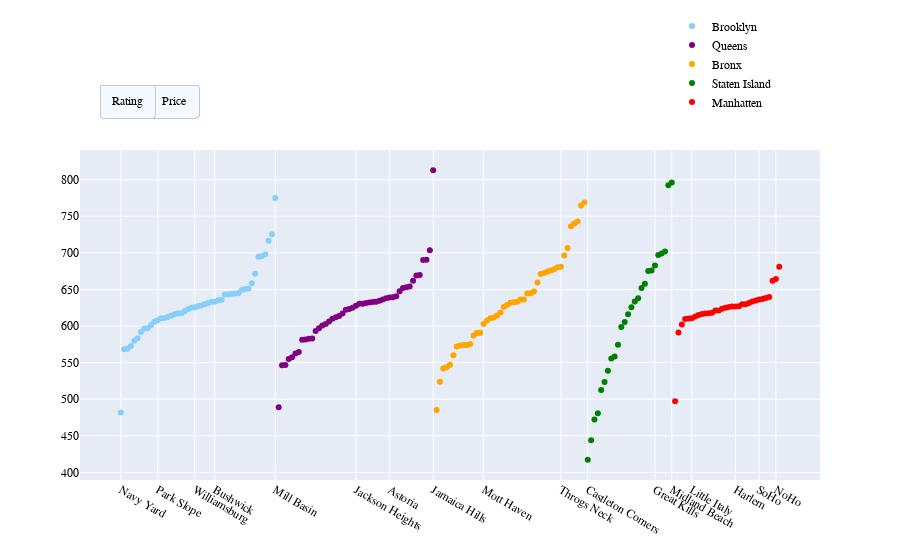

The cell this chart's notebook holds for it:
### Code cell
fig = go.Figure()
fig.add_trace(
    go.Scatter(x = list(sorted_dict_Brook.keys()),
               y = list(sorted_dict_Brook.values()),
               name="Brooklyn",
               mode='markers',
               marker=dict(
            color='LightSkyBlue'
            )
        ))
fig.add_trace(
    go.Scatter(x = list(sorted_dict_Queens.keys()),
               y = list(sorted_dict_Queens.values()),
               name="Queens",
               mode='markers',
               marker=dict(
            color='Purple',
            )
        ))
fig.add_trace(
    go.Scatter(x = list(sorted_dict_Bronx.keys()),
               y = list(sorted_dict_Bronx.values()),
               name="Bronx",
               mode='markers',
               marker=dict(
            color='orange',
            )
        ))
fig.add_trace(
    go.Scatter(x = list(sorted_dict_Stat.keys()),
               y = list(sorted_dict_Stat.values()),
               name="Staten Island",
               mode='markers',
               marker=dict(
            color='Green',
            )
        ))
fig.add_trace(
    go.Scatter(x = list(sorted_dict_Man.keys()),
               y = list(sorted_dict_Man.values()),
               name="Manhatten",
               mode='markers',
               marker=dict(
            color='Red',
            )
        ))
fig.add_trace(
    go.Scatter(x = list(sorted_rating_Brook.keys()),
               y = list(sorted_rating_Brook.values()),
               name="Brooklyn",
               mode='markers',
               marker=dict(
            color='LightSkyBlue',
            ),
                         visible=False
        ))
fig.add_trace(
    go.Scatter(x = list(sorted_rating_Queens.keys()),
               y = list(sorted_rating_Queens.values()),
               name="Queens",
               mode='markers',
               marker=dict(
            color='Purple',
            ),
                         visible=False
        ))
fig.add_trace(
    go.Scatter(x = list(sorted_rating_Bronx.keys()),
               y = list(sorted_rating_Bronx.values()),
               name="Bronx",
               mode='markers',
               marker=dict(
            color='orange',
            ),
            visible=False
        ))
fig.add_trace(
    go.Scatter(x = list(sorted_rating_Stat.keys()),
               y = list(sorted_rating_Stat.values()),
               name="Staten Island",
               mode='markers',
               marker=dict(
            color='Green',
            ),
            visible=False
        ))
fig.add_trace(
    go.Scatter(x = list(sorted_rating_Man.keys()),
               y = list(sorted_rating_Man.values()),
               name="Manhatten",
               mode='markers',
               marker=dict(
            color='Red',
            ),
            visible=False
        ))
fig.update_layout(
    title={
        'y':0.9,
        'x':0.5,
        'xanchor': 'center',
        'yanchor': 'top'},
   font_family='Comic Sans MS',
   font_color="black",
   title_font_family="Comic Sans MS",
   title_font_color="red",
   legend_title_font_color="green",
   updatemenus=[
        dict(
            type="buttons",
            direction="left",
            x=0.16,
            y = 1.2,
            buttons=list([
                dict(
                  label = "Price", method = "update",
                  args = [{"visible": [True, True, True, True, True, False, False, False, False, False]},{"title": 'Average Price of an Airbnb per Neighbourhood Group'} ]
                )
            ]),
        ), 
        dict(
            type="buttons",
            direction="left",
            x=0.1,
            y = 1.2,
            buttons=list([
               dict(
                  label = "Rating", method = "update",
                  args = [{"visible": [False, False, False, False, False, True, True, True, True, True]},{"title": 'Average Rating of an Airbnb per Neighbourhood Group'} ]
               )
            ]),
        )
    ])
fig.update_layout(
    xaxis = dict(
        #tickmode = 'array',
        tickvals = [0, 11, 22, 28, 46, 70, 80, 93, 108, 131, 139, 159, 164, 170, 183, 190, 195],
    ),
    legend=dict(
    x=0.8,
    y=1.42,
    ))
    
fig.show(config = {'displayModeBar': False})
fig.write_html("All Neighbourhoods.html")

### Figure 1 — Plotly figure (JSON) as saved in the notebook; plotly's stock layout.template omitted (floating-point values rounded to 4 significant figures)
{"data": [{"marker": {"color": "LightSkyBlue"}, "mode": "markers", "name": "Brooklyn", "type": "scatter", "x": ["Navy Yard", "DUMBO", "Fort Hamilton", "Sea Gate", "Windsor Terrace", "Bergen Beach", "Bensonhurst", "Downtown Brooklyn", "Midwood", "Brooklyn Heights", "East New York", "Park Slope", "Kensington", "Borough Park", "Greenpoint", "Fort Greene", "Bay Ridge", "Dyker Heights", "Crown Heights", "Cypress Hills", "Bedford-Stuyvesant", "Sheepshead Bay", "Williamsburg", "Boerum Hill", "Canarsie", "Sunset Park", "Red Hook", "Clinton Hill", "Bushwick", "Vinegar Hill", "Cobble Hill", "Gowanus", "Flatlands", "Carroll Gardens", "East Flatbush", "Prospect-Lefferts Gardens", "South Slope", "Prospect Heights", "Flatbush", "Brighton Beach", "Brownsville", "Manhattan Beach", "Coney Island", "Gravesend", "Columbia St", "Bath Beach", "Mill Basin"], "y": [481.9, 568.2, 569.0, 572.7, 579.8, 583.3, 591.9, 596.5, 596.8, 601.4, 605.9, 607.8, 610.8, 610.9, 612.4, 614.0, 616.2, 617.4, 617.5, 620.3, 623.0, 624.9, 625.5, 627.0, 628.1, 629.7, 631.4, 633.3, 633.3, 635.2, 635.8, 643.2, 643.2, 643.6, 644.5, 644.7, 649.3, 650.7, 651.0, 658.4, 671.5, 694.8, 695.3, 698.1, 716.7, 725.3, 775.1]}, {"marker": {"color": "Purple"}, "mode": "markers", "name": "Queens", "type": "scatter", "x": ["Douglaston", "Howard Beach", "Holliswood", "Hollis", "Richmond Hill", "Bayside", "Fresh Meadows", "Laurelton", "Middle Village", "Bayswater", "Whitestone", "Forest Hills", "Maspeth", "Belle Harbor", "South Ozone Park", "Rosedale", "Corona", "St. Albans", "Sunnyside", "Springfield Gardens", "Bellerose", "Ditmars Steinway", "Jamaica", "Jackson Heights", "Edgemere", "Woodhaven", "Far Rockaway", "Elmhurst", "Jamaica Estates", "Flushing", "Woodside", "Rego Park", "Kew Gardens", "Astoria", "Ridgewood", "Rockaway Beach", "Long Island City", "Arverne", "Glendale", "Ozone Park", "Queens Village", "College Point", "East Elmhurst", "Kew Gardens Hills", "Cambria Heights", "Briarwood", "Jamaica Hills"], "y": [489.0, 546.4, 546.9, 554.9, 557.3, 562.5, 564.4, 581.1, 581.7, 582.6, 583, 593.3, 597.0, 600.7, 602.7, 606.1, 610.0, 612.1, 613.8, 617.2, 622.2, 623.4, 624.9, 627.6, 630.5, 630.5, 631.5, 632.3, 632.9, 633.2, 634.6, 636.3, 638.0, 639.0, 639.4, 640.8, 647.4, 652.1, 652.9, 654.2, 661.9, 669.1, 669.7, 690.4, 690.7, 703.6, 812.9]}, {"marker": {"color": "orange"}, "mode": "markers", "name": "Bronx", "type": "scatter", "x": ["Castle Hill", "Baychester", "Unionport", "Tremont", "Concourse Village", "Westchester Square", "Morrisania", "Kingsbridge", "Melrose", "Bronxdale", "Port Morris", "Woodlawn", "Clason Point", "Van Nest", "Mott Haven", "Edenwald", "Hunts Point", "Pelham Gardens", "Soundview", "University Heights", "Mount Hope", "Williamsbridge", "Wakefield", "Norwood", "Parkchester", "Allerton", "Claremont Village", "Mount Eden", "Fordham", "City Island", "Schuylerville", "Longwood", "Belmont", "Concourse", "Highbridge", "Olinville", "Eastchester", "Throgs Neck", "Fieldston", "Morris Park", "North Riverdale", "Pelham Bay", "Morris Heights", "East Morrisania", "Riverdale"], "y": [485.2, 524, 541.9, 543.5, 547.0, 560.2, 571.9, 573.4, 574, 574.2, 575.3, 587.1, 590.6, 590.8, 602.6, 607.5, 610.5, 611.5, 614.4, 618.4, 626.2, 628.7, 631.9, 632.6, 633.3, 636.3, 636.4, 644.6, 644.9, 647.3, 659.4, 671.0, 672.5, 674.4, 676.0, 677.5, 680.3, 680.9, 696.2, 706.6, 736.2, 740.0, 742.9, 764.7, 768.7]}, {"marker": {"color": "Green"}, "mode": "markers", "name": "Staten Island", "type": "scatter", "x": ["Castleton Corners", "Emerson Hill", "Randall Manor", "Oakwood", "South Beach", "Rosebank", "New Springville", "Port Richmond", "Grant City", "Bull's Head", "New Dorp Beach", "Concord", "Tompkinsville", "Arrochar", "Mariners Harbor", "West Brighton", "St. George", "Tottenville", "Dongan Hills", "Grymes Hill", "Great Kills", "New Brighton", "Stapleton", "Clifton", "Shore Acres", "Midland Beach"], "y": [417.2, 443.8, 472.4, 480.6, 512.7, 523.4, 538.8, 555.7, 558.2, 574.2, 598.8, 605.4, 616.0, 625.8, 633.5, 638.0, 651.9, 657.7, 675.2, 675.9, 682.9, 696.9, 699.2, 702, 792.3, 796.2]}, {"marker": {"color": "Red"}, "mode": "markers", "name": "Manhatten", "type": "scatter", "x": ["Marble Hill", "Battery Park City", "Washington Heights", "Midtown", "Kips Bay", "Little Italy", "Flatiron District", "Gramercy", "Upper West Side", "Murray Hill", "East Village", "Upper East Side", "Hell's Kitchen", "Two Bridges", "Financial District", "Morningside Heights", "Civic Center", "Lower East Side", "Harlem", "East Harlem", "Roosevelt Island", "Chinatown", "Nolita", "Chelsea", "Theater District", "SoHo", "Tribeca", "West Village", "Greenwich Village", "Inwood", "NoHo", "Stuyvesant Town"], "y": [497.1, 591.1, 602.2, 609.5, 610.3, 610.7, 613.1, 615.0, 616.5, 617.3, 617.5, 618.2, 621.1, 621.2, 623.6, 625.0, 626.1, 626.6, 626.8, 626.9, 629.7, 629.9, 631.4, 633.5, 635.0, 636.3, 636.9, 638.2, 639.8, 661.7, 664.3, 680.9]}, {"marker": {"color": "LightSkyBlue"}, "mode": "markers", "name": "Brooklyn", "type": "scatter", "visible": false, "x": ["Manhattan Beach", "Bergen Beach", "DUMBO", "Sea Gate", "Coney Island", "Windsor Terrace", "Red Hook", "Prospect Heights", "Bay Ridge", "Gowanus", "Bath Beach", "Brooklyn Heights", "Flatlands", "Vinegar Hill", "Cobble Hill", "South Slope", "Fort Greene", "Sunset Park", "Dyker Heights", "Greenpoint", "Clinton Hill", "Flatbush", "Sheepshead Bay", "Park Slope", "Williamsburg", "Carroll Gardens", "Bushwick", "Bensonhurst", "Bedford-Stuyvesant", "Crown Heights", "Boerum Hill", "East Flatbush", "Prospect-Lefferts Gardens", "Gravesend", "Kensington", "Cypress Hills", "East New York", "Navy Yard", "Canarsie", "Columbia St", "Downtown Brooklyn", "Brighton Beach", "Midwood", "Fort Hamilton", "Borough Park", "Brownsville", "Mill Basin"], "y": [2.409, 2.833, 2.871, 3, 3.08, 3.1, 3.112, 3.125, 3.128, 3.134, 3.146, 3.15, 3.171, 3.171, 3.176, 3.187, 3.198, 3.198, 3.2, 3.214, 3.218, 3.236, 3.242, 3.244, 3.248, 3.27, 3.276, 3.277, 3.281, 3.284, 3.291, 3.296, 3.299, 3.31, 3.323, 3.332, 3.353, 3.355, 3.393, 3.393, 3.4, 3.405, 3.466, 3.475, 3.483, 3.484, 3.786]}, {"marker": {"color": "Purple"}, "mode": "markers", "name": "Queens", "type": "scatter", "visible": false, "x": ["Jamaica Hills", "Edgemere", "Whitestone", "Douglaston", "Glendale", "Fresh Meadows", "Belle Harbor", "Arverne", "Astoria", "Bayside", "Queens Village", "Middle Village", "Corona", "Long Island City", "Laurelton", "Howard Beach", "Flushing", "Rego Park", "Jackson Heights", "Woodhaven", "Kew Gardens Hills", "Maspeth", "Cambria Heights", "Richmond Hill", "East Elmhurst", "Rockaway Beach", "Kew Gardens", "Elmhurst", "Springfield Gardens", "Forest Hills", "Ditmars Steinway", "Bellerose", "South Ozone Park", "Sunnyside", "Ridgewood", "Holliswood", "Jamaica", "Woodside", "College Point", "St. Albans", "Bayswater", "Jamaica Estates", "Rosedale", "Briarwood", "Ozone Park", "Hollis", "Far Rockaway"], "y": [2.667, 2.969, 3, 3, 3.007, 3.07, 3.161, 3.229, 3.23, 3.242, 3.245, 3.269, 3.269, 3.276, 3.279, 3.28, 3.287, 3.297, 3.303, 3.328, 3.333, 3.341, 3.342, 3.348, 3.354, 3.358, 3.361, 3.365, 3.379, 3.38, 3.383, 3.385, 3.386, 3.392, 3.399, 3.4, 3.401, 3.408, 3.438, 3.44, 3.475, 3.48, 3.52, 3.529, 3.533, 3.591, 3.603]}, {"marker": {"color": "orange"}, "mode": "markers", "name": "Bronx", "type": "scatter", "visible": false, "x": ["Highbridge", "Castle Hill", "Olinville", "Concourse", "Norwood", "Eastchester", "East Morrisania", "Morris Park", "Morris Heights", "Hunts Point", "Bronxdale", "Riverdale", "Van Nest", "Allerton", "Belmont", "Mount Hope", "Fordham", "Woodlawn", "Port Morris", "Parkchester", "Pelham Gardens", "Wakefield", "Longwood", "Tremont", "North Riverdale", "Fieldston", "Kingsbridge", "Claremont Village", "Mott Haven", "Concourse Village", "Pelham Bay", "Morrisania", "Soundview", "Throgs Neck", "University Heights", "Clason Point", "Schuylerville", "Baychester", "Williamsbridge", "Edenwald", "Melrose", "Unionport", "Westchester Square", "City Island", "Mount Eden"], "y": [3.03, 3.045, 3.087, 3.089, 3.105, 3.138, 3.143, 3.178, 3.196, 3.208, 3.208, 3.211, 3.231, 3.278, 3.289, 3.296, 3.301, 3.31, 3.313, 3.313, 3.338, 3.34, 3.348, 3.355, 3.357, 3.36, 3.364, 3.373, 3.376, 3.382, 3.386, 3.386, 3.394, 3.414, 3.418, 3.5, 3.511, 3.517, 3.521, 3.543, 3.565, 3.636, 3.652, 3.707, 3.778]}, {"marker": {"color": "Green"}, "mode": "markers", "name": "Staten Island", "type": "scatter", "visible": false, "x": ["Tottenville", "West Brighton", "Great Kills", "Concord", "Dongan Hills", "Emerson Hill", "New Brighton", "Grant City", "Mariners Harbor", "Midland Beach", "New Springville", "Tompkinsville", "Castleton Corners", "Port Richmond", "St. George", "Arrochar", "New Dorp Beach", "Stapleton", "South Beach", "Randall Manor", "Grymes Hill", "Shore Acres", "Clifton", "Oakwood", "Bull's Head", "Rosebank"], "y": [2.385, 2.966, 3, 3.131, 3.154, 3.2, 3.2, 3.227, 3.28, 3.294, 3.333, 3.382, 3.385, 3.4, 3.432, 3.442, 3.583, 3.631, 3.688, 3.689, 3.722, 3.783, 3.821, 3.857, 3.917, 3.929]}, {"marker": {"color": "Red"}, "mode": "markers", "name": "Manhatten", "type": "scatter", "visible": false, "x": ["Marble Hill", "Tribeca", "Little Italy", "Inwood", "Chinatown", "Stuyvesant Town", "Nolita", "Greenwich Village", "Battery Park City", "Harlem", "Upper West Side", "West Village", "Morningside Heights", "Upper East Side", "Chelsea", "Washington Heights", "Roosevelt Island", "East Village", "Hell's Kitchen", "Flatiron District", "SoHo", "Gramercy", "Midtown", "Two Bridges", "East Harlem", "Lower East Side", "NoHo", "Murray Hill", "Kips Bay", "Theater District", "Financial District", "Civic Center"], "y": [3, 3.174, 3.176, 3.182, 3.191, 3.217, 3.217, 3.223, 3.229, 3.23, 3.241, 3.248, 3.25, 3.252, 3.262, 3.263, 3.264, 3.271, 3.281, 3.285, 3.288, 3.304, 3.309, 3.318, 3.319, 3.32, 3.343, 3.372, 3.384, 3.402, 3.422, 3.467]}], "layout": {"font": {"color": "black", "family": "Comic Sans MS"}, "legend": {"title": {"font": {"color": "green"}}, "x": 0.8, "y": 1.42}, "title": {"font": {"color": "red", "family": "Comic Sans MS"}, "x": 0.5, "xanchor": "center", "y": 0.9, "yanchor": "top"}, "updatemenus": [{"buttons": [{"args": [{"visible": [true, true, true, true, true, false, false, false, false, false]}, {"title": "Average Price of an Airbnb per Neighbourhood Group"}], "label": "Price", "method": "update"}], "direction": "left", "type": "buttons", "x": 0.16, "y": 1.2}, {"buttons": [{"args": [{"visible": [false, false, false, false, false, true, true, true, true, true]}, {"title": "Average Rating of an Airbnb per Neighbourhood Group"}], "label": "Rating", "method": "update"}], "direction": "left", "type": "buttons", "x": 0.1, "y": 1.2}], "xaxis": {"tickvals": [0, 11, 22, 28, 46, 70, 80, 93, 108, 131, 139, 159, 164, 170, 183, 190, 195]}}}
